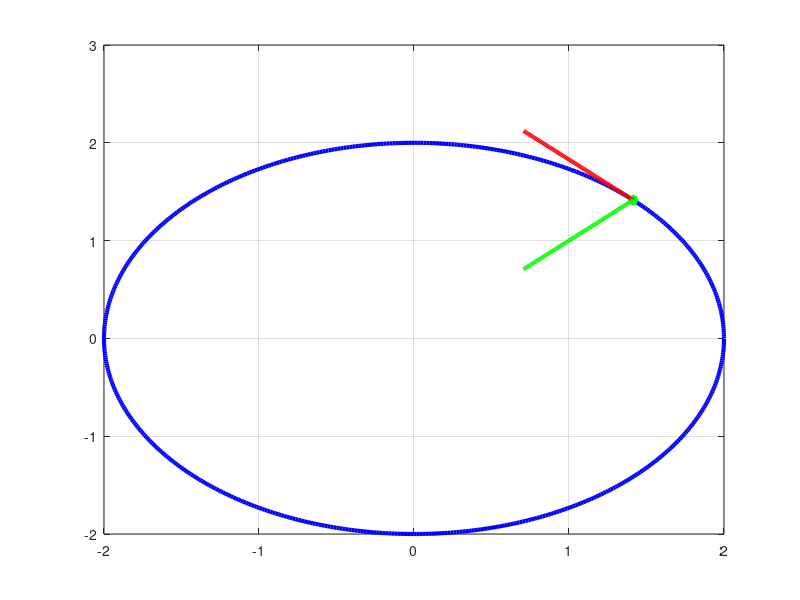

Here is the MATLAB script that generated this plot:

t=0:0.01:2*pi;
r=2;
x=r*cos(t);
y=r*sin(t);
plot(x,y,"Linewidth",3,'Color','blue')
grid on
#pt=[r*cos(pi/4),r*sin(pi/4);-sin(pi/4),cos(pi/4)]
pt=[r*cos(pi/4),r*sin(pi/4)];
T=[-sin(pi/4),cos(pi/4)];
t1=0:0.01:1;
N=[-cos(pi/4),-sin(pi/4)];#
it(:,1)=pt(:,1)+t1*T(:,1);
it(:,2)=pt(:,2)+t1*T(:,2);
ln(:,1)=pt(:,1)+t1*N(:,1);#
ln(:,2)=pt(:,2)+t1*N(:,2);#
#pt=[sqrt(2),sqrt(2)];
hold on
plot(pt(1,1),pt(1,2),'g:*',"Linewidth",5)
#line(pt(:,1),pt(:,2))
line(it(:,1),it(:,2),"Linewidth",3,'color','r')
line(ln(:,1),ln(:,2),"Linewidth",3,'color','g')#
#pt=[r*cos(pi/4),r*sin(pi/4),'r:*'];
#plot(pt(1,1),pt(1,2),'r:*')
#clf
#plot(x,y,"Linewidth",3,'Color','blue')
